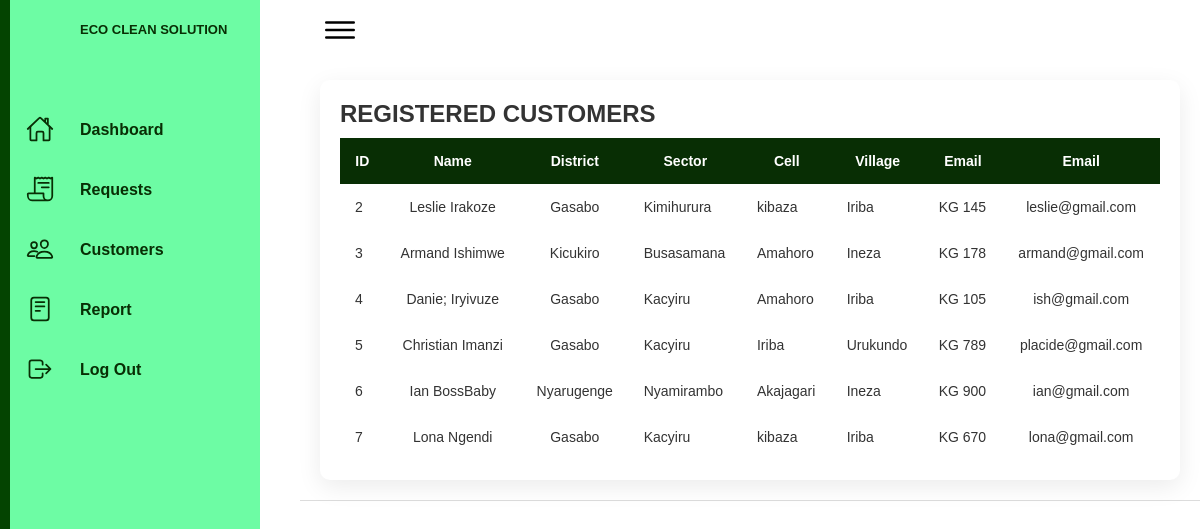
The app's page /admin/customers (signed in), older data.
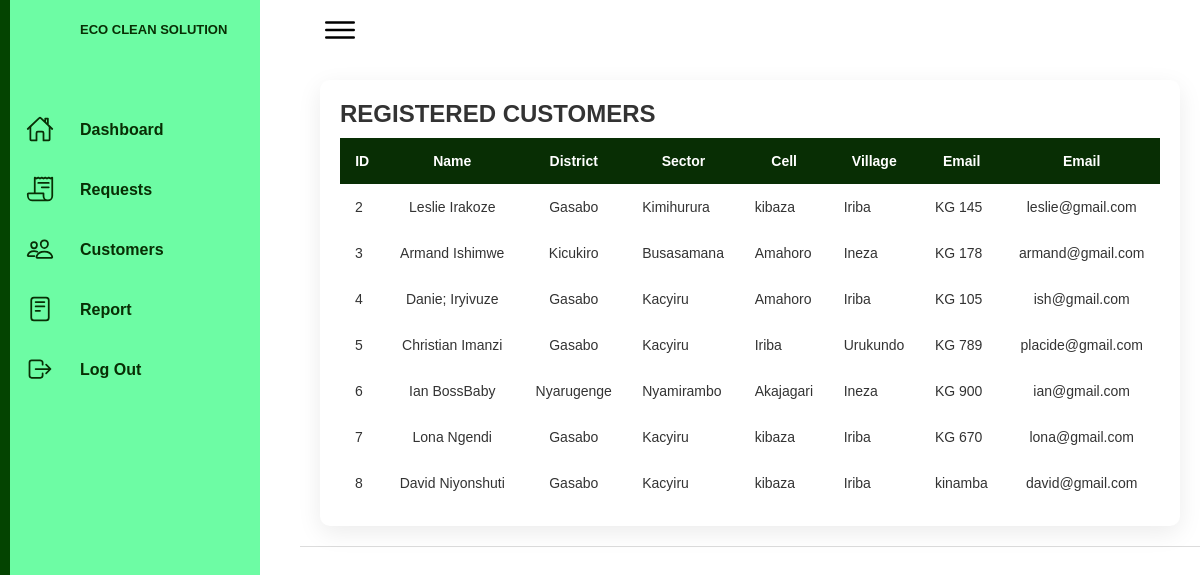
The same page, newer data.
### EcoApp/model.py (models this page shows, shortened)
class Users(db.Model, UserMixin):
    id = db.Column(db.Integer, primary_key=True)
    first_name = db.Column(db.String(20), nullable=False)
    last_name = db.Column(db.String(20), nullable=False)
    email = db.Column(db.String(40), nullable=False, unique=True)
    district = db.Column(db.String(20), nullable=False)
    sector = db.Column(db.String(20), nullable=False)
    village = db.Column(db.String(20), nullable=False)
    street = db.Column(db.String(20), nullable=True)
    password = db.Column(db.String(200), nullable=False)  # Increased length for hashed password
    cell = db.Column(db.String(20), nullable=False)
    is_admin = db.Column(db.Boolean, default=False)
    orders = db.relationship('Order', backref='user', lazy=True)

### EcoApp/routes.py (the view)
@app.route("/admin/customers")
@login_required
def customers():
    if not current_user.is_authenticated or not current_user.is_admin:
        abort(403)
    users = Users.query.filter(Users.email != "admin@gmail.com").all()
    return render_template("customers.html", users=users)

### EcoApp/model.py (called while the page is built)
@login_manager.user_loader
def load_user(user_id):
    return Users.query.get(int(user_id))

### EcoApp/templates/customers.html (shortened to what this page needs)
<!DOCTYPE html>
<html lang="en">
<head>
    <link rel="stylesheet" href="../static/admin-dash.css">
</head>
<body>
    <div class="container">
        <div class="navigation">
            <ul>
                <li>
                    <a href="{{ url_for('admin') }}">
                        <img class="icon" src="../static/images/logo.png" alt="">
                        <span class="topup">ECO CLEAN SOLUTION</span>
                    </a>
                </li>
                <li>
                    <a href="{{ url_for('admin') }}">
                        <span class="icon">
                            <ion-icon name="home-outline"></ion-icon>
                        </span>
                        <span class="title">Dashboard</span>
                    </a>
                </li>
                <li>
                    <a href="{{ url_for('admin') }}">
                        <span class="icon">
                            <ion-icon name="receipt-outline"></ion-icon>
                        </span>
                        <span class="title">Requests</span>
                    </a>
                </li>
                <li>
                    <a href="{{ url_for('customers') }}">
                        <span class="icon">
                            <ion-icon name="people-outline"></ion-icon>
                        </span>
                        <span class="title">Customers</span>
                    </a>
                </li>
                <li>
                    <a href="{{ url_for('report') }}">
                        <span class="icon">
                            <ion-icon name="reader-outline"></ion-icon>
                        </span>
                        <span class="title">Report</span>
                    </a>
                <li>
                    <a href="{{ url_for('logout') }}" class="logout">
                        <span class="icon">
                            <ion-icon name="log-out-outline"></ion-icon>
                        </span>
                        <span class="title">Log Out</span>
                    </a>
                </li>
            </ul>
        </div>
        <div class="main">
            <div class="topbar">
                <div class="toggle">
                    <ion-icon name="menu-outline"></ion-icon>
                </div>
            </div>
            <div class="details">
                <div class="recentOrders">
                    <div class="cardHeader">
                        <h2>REGISTERED CUSTOMERS</h2>
                    </div>
                    <table class="report" id="orderTable">
                        <thead>
                            <tr>
                                <th>ID</th>
                                <th>Name</th>
                                <th>District</th>
                                <th>Sector</th>
                                <th>Cell</th>
                                <th>Village</th>
                                <th>Email</th>
                                <th>Email</th>
                            </tr>
                        </thead>
                        {% for user in users %}
                        <tbody>
                            <tr>
                                <td>{{ user.id }}</td>
                                <td >{{ user.first_name }} {{ user.last_name }}</td>
                            <td>{{ user.district }}</td>
                            <td>{{ user.sector }}</td>
                            <td>{{ user.cell }}</td>
                            <td>{{ user.village }}</td>
                            <td>{{ user.street }}</td>
                            <td>{{ user.email }}</td>
                            </tr>
                            {% endfor %}
                        </tbody>
                    </table>
                </div>
    </div>
</body>
</html>

Row changes from the older to the newer data that the page shows:
added Users: id "8", first_name "David", last_name "Niyonshuti", district "Gasabo", sector "Kacyiru", cell "kibaza", village "Iriba", street "kinamba", email "david@gmail.com"
